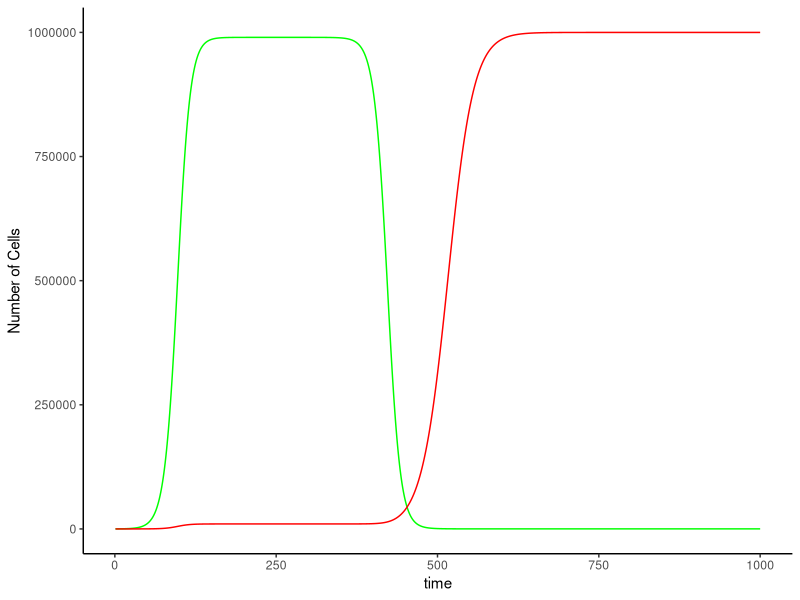

This chart was generated by the following R code:
#Evolution of Drug Resistance in Tumor

rm(list=ls())

#Math
#N(t)=N(t)+rnN(t)*(1-(Nt+Mt)/K)
#M(t)=M(t)+rmM(t)*(1-(Nt+Mt)/K)

#initial conditions
K=1000000
M0=1
N0=99 #at early time (t=0), 1 mutant cell for total of 100 cells
timesteps=1000

#create vector to store M and N, and set initial values
Ns=numeric(length=timesteps)
Ns[1]=N0
Ms=numeric(length=timesteps)
Ms[1]=M0

#simulate
for (t in 1:(timesteps-1)){
  if(t>250){
    rn=-.1  #when equilibrium has been reached (by 250), drug treatment
    rm=.05  #is added
    Ns[t+1]=Ns[t]+rn*Ns[t]*(1-(Ns[t]+Ms[t])/K)
    Ms[t+1]=Ms[t]+rm*Ms[t]*(1-(Ns[t]+Ms[t])/K)
  }else{
    rn=.1
    rm=.1
    Ns[t+1]=Ns[t]+rn*Ns[t]*(1-(Ns[t]+Ms[t])/K)
    Ms[t+1]=Ms[t]+rm*Ms[t]*(1-(Ns[t]+Ms[t])/K)
  }
}

#plot simulation
library(ggplot2)
growth=data.frame(time=1:length(Ns), N=Ns, M=Ms)
ggplot(data=growth)+
  geom_line(aes(x=time, y=N), col='green')+
  geom_line(aes(x=time, y=M), col='red')+
  ylab("Number of Cells")+theme_classic()
